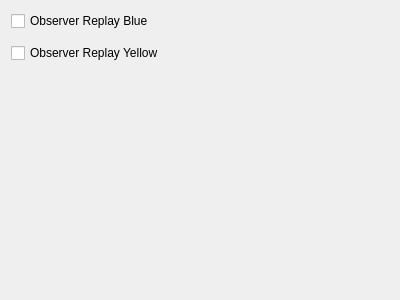
<?xml version="1.0" encoding="UTF-8"?>
<ui version="4.0">
 <class>ReplayTeamWidget</class>
 <widget class="QWidget" name="ReplayTeamWidget">
  <property name="geometry">
   <rect>
    <x>0</x>
    <y>0</y>
    <width>400</width>
    <height>300</height>
   </rect>
  </property>
  <property name="windowTitle">
   <string>Form</string>
  </property>
  <layout class="QGridLayout" name="gridLayout">
   <item row="3" column="0">
    <widget class="TeamWidget" name="yellow" native="true">
     <property name="enabled">
      <bool>false</bool>
     </property>
    </widget>
   </item>
   <item row="2" column="0">
    <widget class="QCheckBox" name="replayYellow">
     <property name="text">
      <string>Observer Replay Yellow</string>
     </property>
    </widget>
   </item>
   <item row="0" column="0">
    <widget class="QCheckBox" name="replayBlue">
     <property name="text">
      <string>Observer Replay Blue</string>
     </property>
    </widget>
   </item>
   <item row="1" column="0">
    <widget class="TeamWidget" name="blue" native="true">
     <property name="enabled">
      <bool>false</bool>
     </property>
    </widget>
   </item>
   <item row="4" column="0">
    <spacer name="verticalSpacer">
     <property name="orientation">
      <enum>Qt::Vertical</enum>
     </property>
     <property name="sizeHint" stdset="0">
      <size>
       <width>20</width>
       <height>40</height>
      </size>
     </property>
    </spacer>
   </item>
  </layout>
 </widget>
 <customwidgets>
  <customwidget>
   <class>TeamWidget</class>
   <extends>QWidget</extends>
   <header>teamwidget.h</header>
   <container>1</container>
  </customwidget>
 </customwidgets>
 <resources/>
 <connections/>
</ui>
